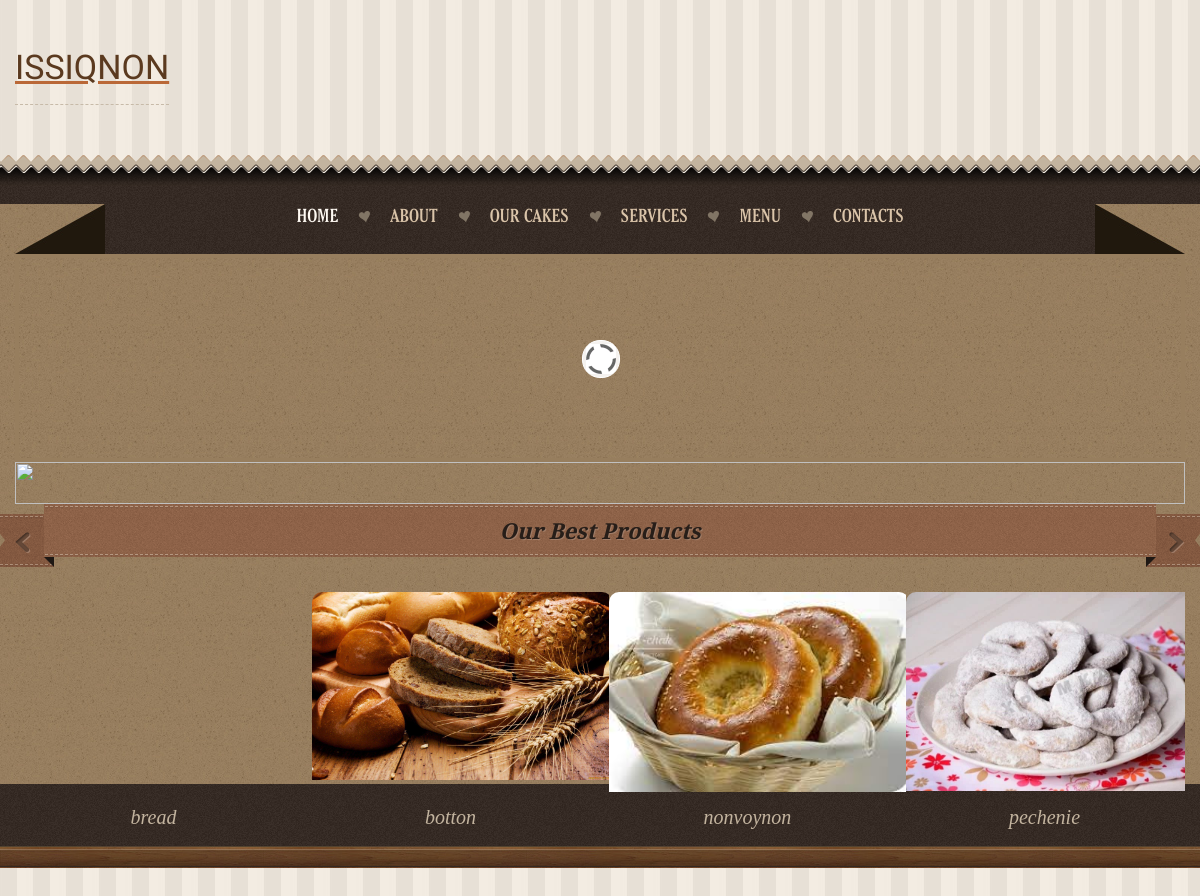
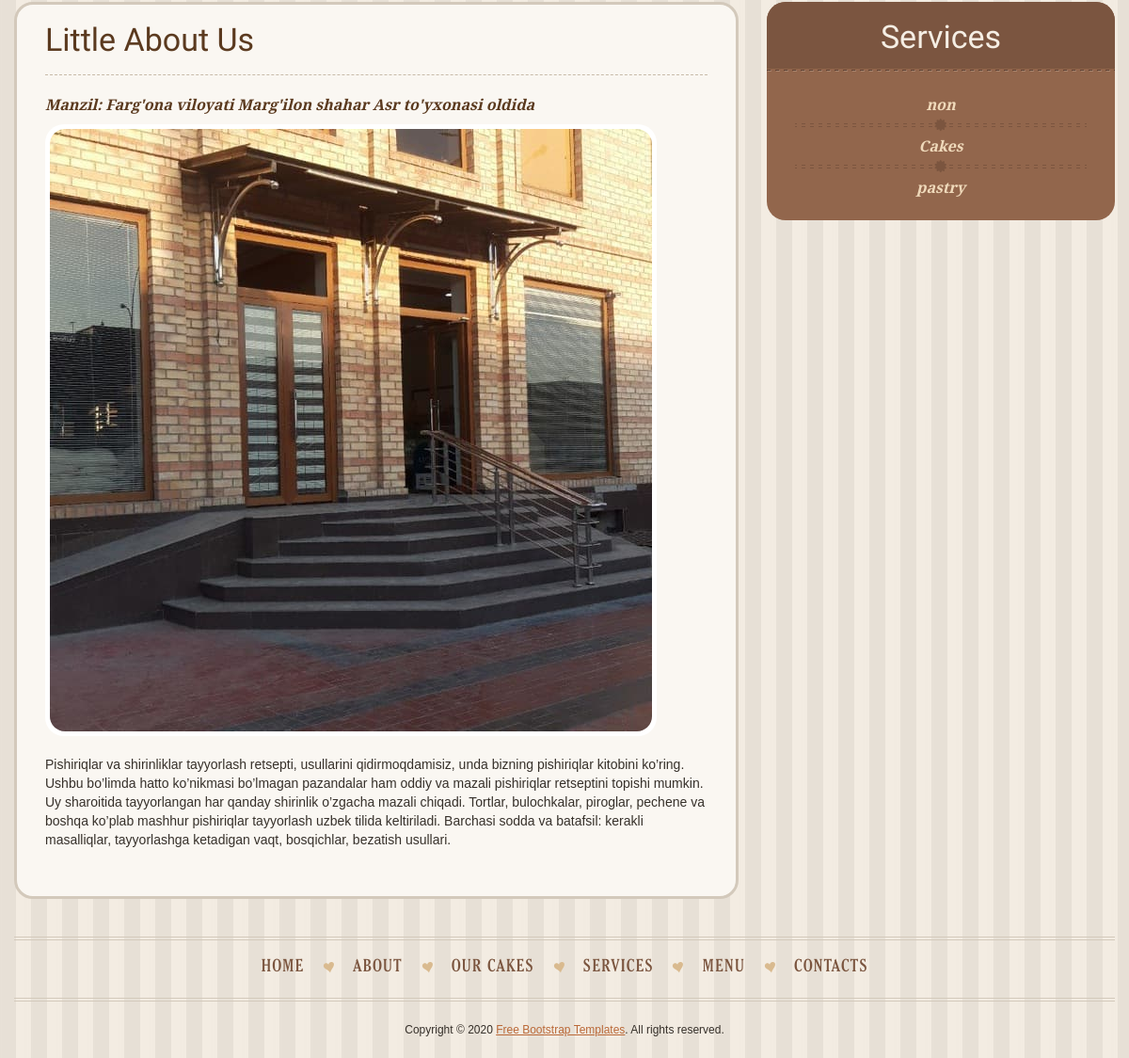
The page / on the database its author committed (2 pictures, top to bottom).
### blog/models.py (models this page shows, shortened)
class Product(models.Model):
    category = models.ForeignKey(Category,related_name="products",on_delete=models.CASCADE,verbose_name='katalog')
    name = models.CharField(max_length=50)
    image = models.ImageField(upload_to='image')
    short_text = models.CharField(max_length=200)
    desc = models.TextField(blank=True)
    price = models.PositiveIntegerField(default=0)

class Category(models.Model):
    name = models.CharField(max_length=50)
    slug = models.SlugField(max_length=50)

### blog/views.py (the view)
# urls.py: path('',IndexView.as_view(),name="index"),
class IndexView(TemplateView):
    template_name = "index.html"
    def get_context_data(self,**kwargs):
        context = super().get_context_data(**kwargs)
        category = Category.objects.all()
        product = Product.objects.all()
        context = {"category":category,"product":product}
        return context

### templates/index.html (shortened to what this page needs)
{% load static %}
<!DOCTYPE html>
<html lang="en">
<head>
<link rel="stylesheet" href="{% static 'css/bootstrap.css' %}" type="text/css" media="screen">
<link rel="stylesheet" href="{% static 'css/bootstrap-responsive.css' %}" type="text/css" media="screen">
<link rel="stylesheet" href="{% static 'css/camera.css' %}" type="text/css" media="screen">
<link rel="stylesheet" href="{% static 'css/style.css' %}" type="text/css" media="screen">
</head>
<body class="main">
<div id="main">
<div class="top1">
<div class="container">
<div class="row">
<div class="span12">
<div class="top1_inner clearfix">
	<header><div class="logo_wrapper"><a href="index.html" class="logo"><h1>ISSIQNON</h1></a></div></header>
</div>
</div>
</div>
</div>
</div>
<div class="hl1"></div>
<div class="hl2">
<div class="hl2_2">
<div class="container">
<div class="row">
<div class="span12">
<div class="hl2_2_inner">
	<div class="hl2_2_left"></div>
	<div class="hl2_2_right"></div>
</div>
</div>
</div>
</div>
</div>
<div class="hl2_inner">
<div class="container">
<div class="row">
<div class="span12">
<div class="hl1_inner2">
	<div class="navbar navbar_">
		<div class="navbar-inner navbar-inner_">
			<div class="nav-collapse nav-collapse_ collapse">
				<ul class="nav sf-menu clearfix">
					<li class="active"><a href="{% url 'blog:index' %}">home</a></li>
					<li class="sub-menu sub-menu-1"><a href="{% url 'blog:about' %}">about</a>
					</li>
					<li><a href="{% url 'blog:products' %}">our cakes</a></li>
					<li><a href="{% url 'blog:service' %}">services</a></li>
					<li><a href="{% url 'blog:menu' %}">MENU</a></li>
					<li><a href="{% url 'blog:contact' %}">contacts</a></li>
				</ul>
			</div>
		</div>
	</div>
	<div id="slider_wrapper">
		<div id="slider" class="clearfix">
			<div id="camera_wrap">
			</div>
		</div>
		<div class="slider_shadow"><img src="{{ p.image.url }}" alt=""></div>
	</div>
	<div class="page_title"><div class="page_title_left"></div><div class="page_title_px">Our Best Products</div><div class="page_title_right"></div></div>
	<div id="slider3">
		<a class="prev3" href="#"></a>
		<a class="next3" href="#"></a>
		<div class="carousel-box row">
			<div class="inner span12">
				<div class="carousel main">
					<ul>
                                                {% for p in product %}
						<li>
							<div class="thumb-carousel banner1">
								<div class="thumbnail clearfix">
									<a href="{% url 'blog:index' %}">
										<figure style="height: 200px; width: 300px;">
											<img style="height: 200; width: 200" src="{{ p.image.url }}" alt="">
										</figure>
										<div class="caption">
											{{ p.name }}
										</div>
									</a>
								</div>
							</div>
						</li>
                    {% endfor %}
					</ul>
				</div>
			</div>
		</div>
		</div>
</div>
</div>
</div>
</div>
</div>
</div>
<div class="hl3"></div>
<div id="content">
<div class="container">
<div class="row">
<div class="span8">
<div class="box1">
	<h1>Little About Us</h1>
	<h4>
		Manzil: Farg'ona viloyati Marg'ilon shahar Asr to'yxonasi oldida
	</h4>
	<div class="thumb1">
		<div class="thumbnail clearfix">
			<figure class="img-polaroid img-rounded"><img height="167" width="218" src="/media/image/photo_2021-09-02_17-54-26.jpg" alt=""></figure>
			<div class="caption">
				<p>
					Pishiriqlar va shirinliklar tayyorlash retsepti, usullarini qidirmoqdamisiz, unda bizning pishiriqlar kitobini ko’ring. Ushbu bo’limda hatto ko’nikmasi bo’lmagan pazandalar ham oddiy va mazali pishiriqlar retseptini topishi mumkin. Uy sharoitida tayyorlangan har qanday shirinlik o’zgacha mazali chiqadi. Tortlar, bulochkalar, piroglar, pechene va boshqa ko’plab mashhur pishiriqlar tayyorlash uzbek tilida keltiriladi. Barchasi sodda va batafsil: kerakli masalliqlar, tayyorlashga ketadigan vaqt, bosqichlar, bezatish usullari.
				</p>
			</div>
		</div>
	</div>
</div>
</div>
<div class="span4">
<div class="box2">
	<div class="box2_title"><h3>Services</h3></div>
	<div class="box2_inner">
		<ul class="ul0">
            {% for c in category %}
		  <li><a href="{% url 'blog:cat_slug' c.slug %}">{{ c.name }}</a></li>
            {% endfor %}
		</ul>
	</div>
</div>
</div>
</div>
</div>
</div>
<div class="container">
<div class="row">
<div class="span12">
<div class="bot1">
<div class="bot1_inner">
	<div class="menu_bot">
	    <ul id="menu_bot" class="clearfix">
	      <li><a href="{% url 'blog:index' %}">home</a></li>
	      <li><a href="{% url 'blog:about' %}">about</a></li>
	      <li><a href="{% url 'blog:products' %}">our cakes</a></li>
	      <li><a href="{% url 'blog:service' %}">services</a></li>
	      <li><a href="{% url 'blog:menu' %}">MENU</a></li>
	      <li><a href="{% url 'blog:contact' %}">contacts</a></li>
	    </ul>
	</div>
</div>
</div>
<footer>
	<div class="copyright">Copyright © 2020 <a href="https://gridgum.com/themes/category/free/">Free Bootstrap Templates</a>. All rights reserved.</div>
</footer>
</div>
</div>
</div>
</div>
</body>
</html>

### static/css/camera.css (style rules this page uses)
.camera_wrap { display: none; float: left; position: relative; z-index: 0; }
.camera_wrap { width: 100%; }
#camera_wrap { min-height: 200px; }

### rows shown on the page
Product: name "bread"
Product: image (picture), name "botton"
Product: image (picture), name "nonvoynon"
Product: image (picture), name "pechenie"
Category: name "non"
Category: name "Cakes"
Category: name "pastry"
